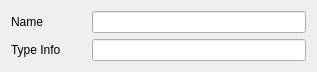
<?xml version="1.0" encoding="UTF-8"?>
<ui version="4.0">
 <class>Form</class>
 <widget class="QWidget" name="Form">
  <property name="geometry">
   <rect>
    <x>0</x>
    <y>0</y>
    <width>317</width>
    <height>68</height>
   </rect>
  </property>
  <property name="windowTitle">
   <string>Form</string>
  </property>
  <layout class="QVBoxLayout" name="verticalLayout">
   <item>
    <layout class="QHBoxLayout" name="horizontalLayout">
     <item>
      <widget class="QLabel" name="label">
       <property name="minimumSize">
        <size>
         <width>75</width>
         <height>0</height>
        </size>
       </property>
       <property name="text">
        <string>Name</string>
       </property>
      </widget>
     </item>
     <item>
      <widget class="QLineEdit" name="uiName"/>
     </item>
    </layout>
   </item>
   <item>
    <layout class="QHBoxLayout" name="horizontalLayout_2">
     <item>
      <widget class="QLabel" name="label_2">
       <property name="minimumSize">
        <size>
         <width>75</width>
         <height>0</height>
        </size>
       </property>
       <property name="text">
        <string>Type Info</string>
       </property>
      </widget>
     </item>
     <item>
      <widget class="QLineEdit" name="uiType">
       <property name="readOnly">
        <bool>true</bool>
       </property>
      </widget>
     </item>
    </layout>
   </item>
  </layout>
 </widget>
 <resources/>
 <connections/>
</ui>
